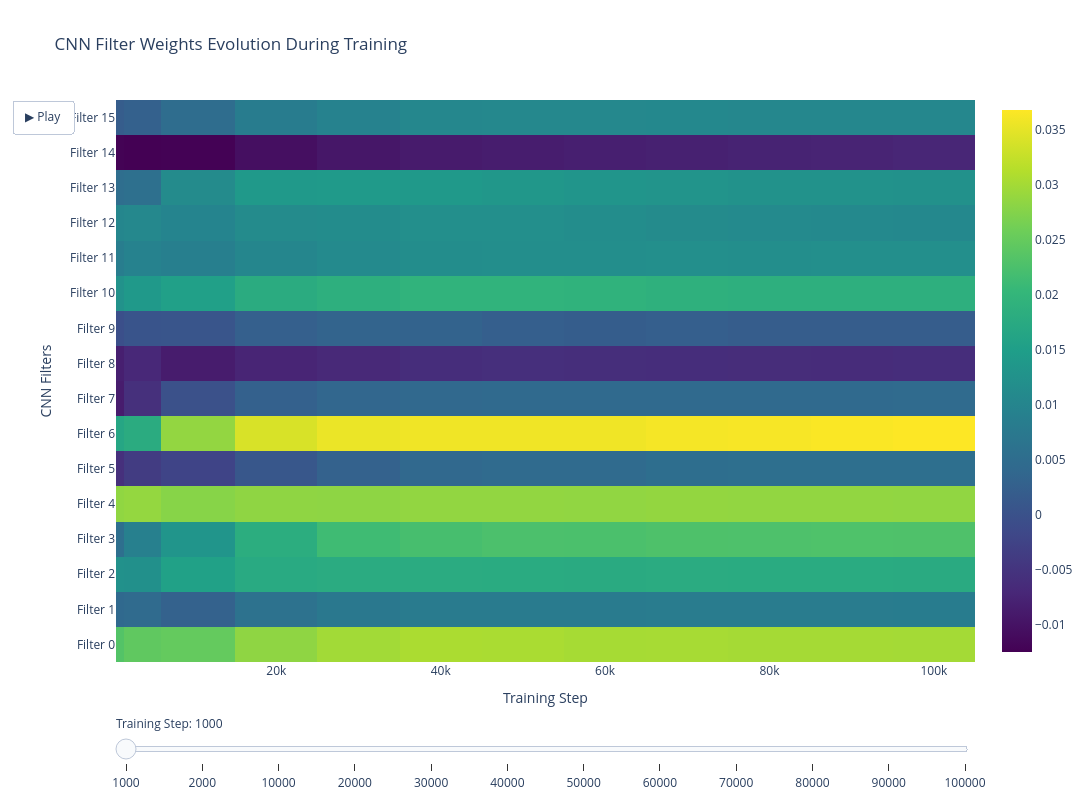

Notebook code for this chart:
### Code cell
import os
import numpy as np
import plotly.graph_objects as go
from natsort import natsorted

def visualize_cnn_weights_evolution(weights_dir):
    # Load all weight files
    weight_files = natsorted([f for f in os.listdir(weights_dir) if f.startswith('conv_weights_step_')])
    
    # Create data structure for visualization
    steps = []
    weight_data = []
    
    print(f"Found {len(weight_files)} weight files")
    
    # Load and process weights
    for weight_file in weight_files:
        # Extract step number
        step = int(weight_file.split('_')[3].split('.')[0])
        steps.append(step)
        
        # Load weights
        weights = np.load(os.path.join(weights_dir, weight_file))
        
        # Process weights for visualization:
        # Average across input channels and kernel dimensions
        # (out_channels, in_channels, kernel_h, kernel_w) -> (out_channels,)
        processed_weights = np.mean(weights, axis=(1, 2, 3))
        
        weight_data.append(processed_weights)
    
    # Convert to numpy array
    weight_matrix = np.array(weight_data).T  # Transpose for (filters, steps)
    
    # Create figure
    fig = go.Figure()
    
    # Add initial trace
    fig.add_trace(
        go.Heatmap(
            z=weight_matrix,
            x=steps,
            y=[f"Filter {i}" for i in range(weight_matrix.shape[0])],
            colorscale='Viridis'
        )
    )
    
    # Create slider
    steps_slider = []
    for i, step in enumerate(steps):
        steps_slider.append(
            dict(
                method='update',
                args=[{'visible': [False] * len(steps)},
                      {'title': f'CNN Weights at Step: {step}'}],
                label=str(step)
            )
        )
        steps_slider[-1]['args'][0]['visible'][i] = True
    
    # Update layout with slider
    fig.update_layout(
        title='CNN Filter Weights Evolution During Training',
        xaxis_title='Training Step',
        yaxis_title='CNN Filters',
        sliders=[dict(
            active=0,
            currentvalue={"prefix": "Training Step: "},
            pad={"t": 50},
            steps=steps_slider
        )],
        width=1200,
        height=800
    )
    
    # Add play button
    fig.update_layout(
        updatemenus=[{
            "type": "buttons",
            "showactive": False,
            "buttons": [{
                "label": "▶ Play",
                "method": "animate",
                "args": [None, {
                    "frame": {"duration": 100, "redraw": True},
                    "fromcurrent": True,
                    "transition": {"duration": 50}
                }]
            }]
        }]
    )
    
    # Create frames for animation
    frames = []
    for i, step in enumerate(steps):
        frames.append(
            go.Frame(
                data=[go.Heatmap(
                    z=weight_matrix[:, i:i+1],
                    x=[step],
                    y=[f"Filter {i}" for i in range(weight_matrix.shape[0])]
                )],
                name=str(step)
            )
        )
    
    fig.frames = frames
    
    fig.show()

# Usage
visualize_cnn_weights_evolution("./")

### Figure 1 — Plotly figure (JSON) as saved in the notebook; plotly's stock layout.template omitted (floating-point values rounded to 4 significant figures; data arrays with more than 128 entries replaced by an {"elided": "..."} marker saying what was removed)
{"data": [{"colorscale": [[0, "#440154"], [0.1111, "#482878"], [0.2222, "#3e4989"], [0.3333, "#31688e"], [0.4444, "#26828e"], [0.5556, "#1f9e89"], [0.6667, "#35b779"], [0.7778, "#6ece58"], [0.8889, "#b5de2b"], [1, "#fde725"]], "type": "heatmap", "x": [1000, 2000, 10000, 20000, 30000, 40000, 50000, 60000, 70000, 80000, 90000, 100000], "y": ["Filter 0", "Filter 1", "Filter 2", "Filter 3", "Filter 4", "Filter 5", "Filter 6", "Filter 7", "Filter 8", "Filter 9", "Filter 10", "Filter 11", "Filter 12", "Filter 13", "Filter 14", "Filter 15"], "z": {"elided": "16x12 float values"}}], "layout": {"height": 800, "sliders": [{"active": 0, "currentvalue": {"prefix": "Training Step: "}, "pad": {"t": 50}, "steps": [{"args": [{"visible": [true, false, false, false, false, false, false, false, false, false, false, false]}, {"title": "CNN Weights at Step: 1000"}], "label": "1000", "method": "update"}, {"args": [{"visible": [false, true, false, false, false, false, false, false, false, false, false, false]}, {"title": "CNN Weights at Step: 2000"}], "label": "2000", "method": "update"}, {"args": [{"visible": [false, false, true, false, false, false, false, false, false, false, false, false]}, {"title": "CNN Weights at Step: 10000"}], "label": "10000", "method": "update"}, {"args": [{"visible": [false, false, false, true, false, false, false, false, false, false, false, false]}, {"title": "CNN Weights at Step: 20000"}], "label": "20000", "method": "update"}, {"args": [{"visible": [false, false, false, false, true, false, false, false, false, false, false, false]}, {"title": "CNN Weights at Step: 30000"}], "label": "30000", "method": "update"}, {"args": [{"visible": [false, false, false, false, false, true, false, false, false, false, false, false]}, {"title": "CNN Weights at Step: 40000"}], "label": "40000", "method": "update"}, {"args": [{"visible": [false, false, false, false, false, false, true, false, false, false, false, false]}, {"title": "CNN Weights at Step: 50000"}], "label": "50000", "method": "update"}, {"args": [{"visible": [false, false, false, false, false, false, false, true, false, false, false, false]}, {"title": "CNN Weights at Step: 60000"}], "label": "60000", "method": "update"}, {"args": [{"visible": [false, false, false, false, false, false, false, false, true, false, false, false]}, {"title": "CNN Weights at Step: 70000"}], "label": "70000", "method": "update"}, {"args": [{"visible": [false, false, false, false, false, false, false, false, false, true, false, false]}, {"title": "CNN Weights at Step: 80000"}], "label": "80000", "method": "update"}, {"args": [{"visible": [false, false, false, false, false, false, false, false, false, false, true, false]}, {"title": "CNN Weights at Step: 90000"}], "label": "90000", "method": "update"}, {"args": [{"visible": [false, false, false, false, false, false, false, false, false, false, false, true]}, {"title": "CNN Weights at Step: 100000"}], "label": "100000", "method": "update"}]}], "title": {"text": "CNN Filter Weights Evolution During Training"}, "updatemenus": [{"buttons": [{"args": [null, {"frame": {"duration": 100, "redraw": true}, "fromcurrent": true, "transition": {"duration": 50}}], "label": "▶ Play", "method": "animate"}], "showactive": false, "type": "buttons"}], "width": 1200, "xaxis": {"title": {"text": "Training Step"}}, "yaxis": {"title": {"text": "CNN Filters"}}}}
